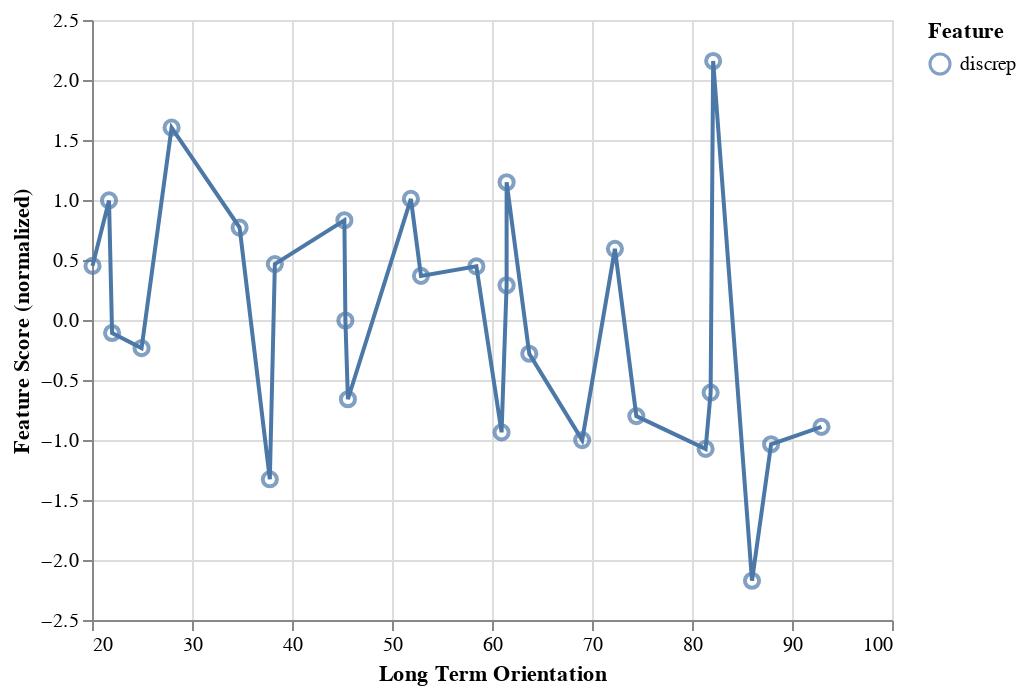

The code cell stored with this chart in its notebook:
### Code cell
plot

### Figure 1 — Vega-Lite specification as saved in the notebook (floating-point values rounded to 4 significant figures)
{"config": {"view": {"continuousWidth": 400, "continuousHeight": 300}}, "layer": [{"mark": {"type": "point", "size": 50}, "encoding": {"color": {"field": "Feature", "type": "nominal"}, "tooltip": [{"field": "Culture", "type": "nominal"}, {"field": "Feature", "type": "nominal"}], "x": {"axis": {"title": "Long Term Orientation"}, "field": "ltowvs", "scale": {"zero": false}, "type": "quantitative"}, "y": {"axis": {"title": "Feature Score (normalized)"}, "field": "score", "scale": {"zero": false}, "type": "quantitative"}}}, {"mark": "line", "encoding": {"color": {"field": "Feature", "type": "nominal"}, "x": {"axis": {"title": "Long Term Orientation"}, "field": "ltowvs", "scale": {"zero": false}, "type": "quantitative"}, "y": {"aggregate": "mean", "axis": {"title": "Feature Score (normalized)"}, "field": "score", "scale": {"zero": false}, "type": "quantitative"}}}], "data": {"name": "data-9b8556c80bb843385d86c8de98826511"}, "$schema": "https://vega.github.io/schema/vega-lite/v4.17.0.json", "datasets": {"data-9b8556c80bb843385d86c8de98826511": [{"Culture": "Albanian", "ltowvs": 61.46, "Feature": "discrep", "score": 1.148}, {"Culture": "Arabic", "ltowvs": 20.05, "Feature": "discrep", "score": 0.451}, {"Culture": "Armenian", "ltowvs": 60.96, "Feature": "discrep", "score": -0.936}, {"Culture": "Bulgarian", "ltowvs": 69.02, "Feature": "discrep", "score": -1.001}, {"Culture": "Chinese", "ltowvs": 92.95, "Feature": "discrep", "score": -0.8904}, {"Culture": "Croatian", "ltowvs": 58.44, "Feature": "discrep", "score": 0.4471}, {"Culture": "Danish", "ltowvs": 34.76, "Feature": "discrep", "score": 0.7704}, {"Culture": "Dutch", "ltowvs": 74.43, "Feature": "discrep", "score": -0.8007}, {"Culture": "English", "ltowvs": 24.96, "Feature": "discrep", "score": -0.2345}, {"Culture": "Estonian", "ltowvs": 82.12, "Feature": "discrep", "score": 2.158}, {"Culture": "Finnish", "ltowvs": 38.29, "Feature": "discrep", "score": 0.4662}, {"Culture": "French", "ltowvs": 45.24, "Feature": "discrep", "score": 0.8314}, {"Culture": "German", "ltowvs": 72.29, "Feature": "discrep", "score": 0.5931}, {"Culture": "Greek", "ltowvs": 45.34, "Feature": "discrep", "score": -0.004291}, {"Culture": "Icelandic", "ltowvs": 27.96, "Feature": "discrep", "score": 1.603}, {"Culture": "Italian", "ltowvs": 61.46, "Feature": "discrep", "score": 0.2894}, {"Culture": "Japanese", "ltowvs": 87.91, "Feature": "discrep", "score": -1.036}, {"Culture": "Lithuanian", "ltowvs": 81.86, "Feature": "discrep", "score": -0.6046}, {"Culture": "Polish", "ltowvs": 37.78, "Feature": "discrep", "score": -1.328}, {"Culture": "Portuguese", "ltowvs": 22.01, "Feature": "discrep", "score": -0.1082}, {"Culture": "Romanian", "ltowvs": 51.89, "Feature": "discrep", "score": 1.009}, {"Culture": "Russian", "ltowvs": 81.36, "Feature": "discrep", "score": -1.074}, {"Culture": "Serbian", "ltowvs": 63.73, "Feature": "discrep", "score": -0.281}, {"Culture": "Spanish", "ltowvs": 21.7, "Feature": "discrep", "score": 0.9964}, {"Culture": "Swedish", "ltowvs": 52.9, "Feature": "discrep", "score": 0.3679}, {"Culture": "Turkish", "ltowvs": 45.59, "Feature": "discrep", "score": -0.6605}, {"Culture": "Ukrainian", "ltowvs": 86.0, "Feature": "discrep", "score": -2.173}]}}
